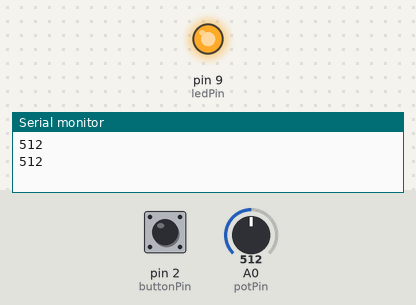
Bench run of a sketch on a simulated Arduino Uno, built with avr-gcc and run on an emulated ATmega328P. Parts: output pins drawn as LEDs (lit = HIGH), the last lines printed to the serial monitor. The inputs (shaded band) are chosen by the test bench; at power-on: A0 (potPin) = 512, pin 2 (buttonPin) HIGH.

Above: at 1.8 s.
1.9 s: A0 (potPin) set to 122
At 2.8 s:
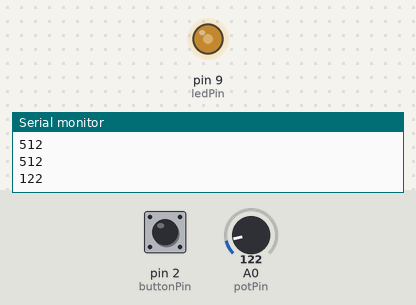
3.5 s: A0 (potPin) set to 0
At 4.8 s:
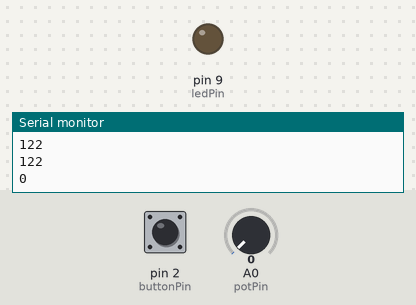
5.5 s: A0 (potPin) set to 306
At 6.8 s:
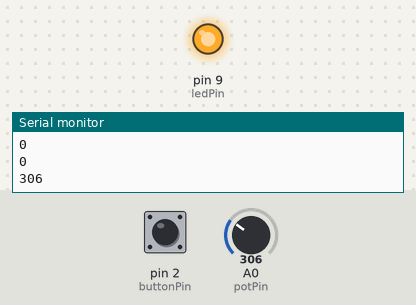
Timing chart, 0 to 8.5 s (numbered marks = the images above; inputs shaded):
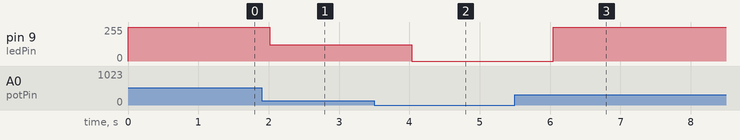

The sketch:

Fade_control.ino
```cpp
/*
this programs allows a user to fade a blinky
and halt the bightness of blinky when a button is pressed
Author: Daniel Mulandi
Linkedln: @daniel mulandi
*/
byte buttonPin = 2;
int potPin = A0;
byte ledPin = 9;
boolean lastButtonState = 0;
boolean currentButtonState = 0;
int fadeAmount;

void setup() {
  Serial.begin(9600);
  pinMode(ledPin, OUTPUT);
  pinMode(buttonPin, INPUT_PULLUP);
  pinMode(potPin, INPUT);
}

void loop() {
currentButtonState = debounce(lastButtonState);

if(currentButtonState){
  int potRead = analogRead(potPin);
  //fadeAmount = map(potRead, 0,1023, 0, 20);
  analogWrite(ledPin,potRead);//replace potRead with fadeAmount for different range of brightness
  Serial.println(potRead);
  delay(1);
  }
else{
  while (true){
    //TODO : know how to print once in the serial monitor
    Serial.println("Brightness SET!");
    delay(500);
    break;
    }

  }
  delay(1000);
}

boolean debounce(bool last){
  boolean current = digitalRead(buttonPin);
  if(last != current){
    delay(5);
    current = digitalRead(buttonPin);}
  return current;
 }
```

Measured:
- after the input at 1.9 s, pin 9 (ledPin): 255/255 → 122/255 after 0.12 s
- after the input at 3.5 s, pin 9 (ledPin): 122/255 → 0/255 after 0.53 s
- after the input at 5.5 s, pin 9 (ledPin): 0/255 → 255/255 after 0.54 s
